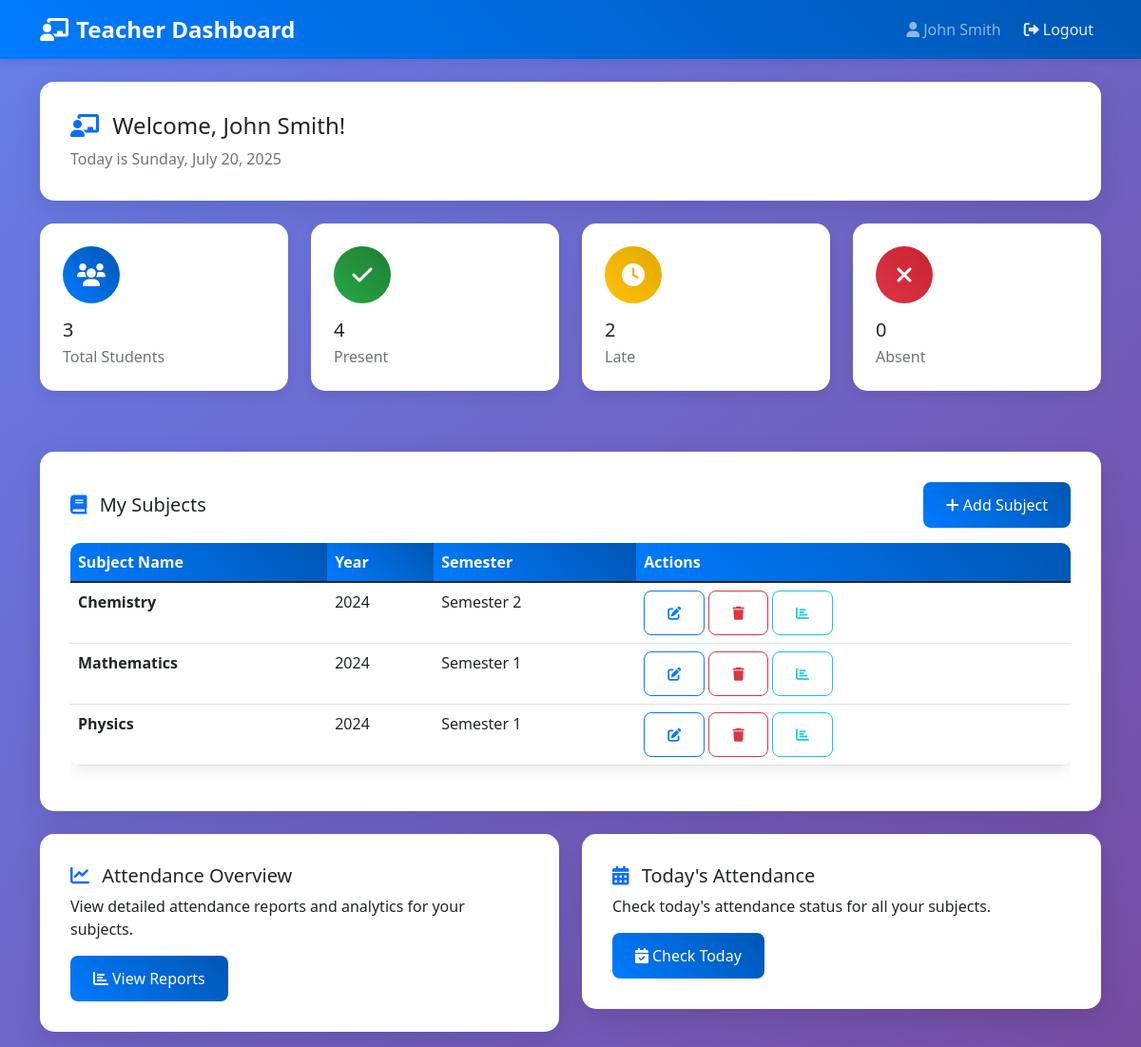
The page /teacher/dashboard.php (signed in) on the database its author committed.
### tables this page shows
CREATE TABLE IF NOT EXISTS `subjects` (
    `id` INT(11) NOT NULL AUTO_INCREMENT,
    `subject_name` VARCHAR(100) NOT NULL,
    `teacher_id` INT(11) NULL,
    `year` INT(4) NOT NULL,
    `semester` INT(1) NOT NULL,
    `created_at` TIMESTAMP DEFAULT CURRENT_TIMESTAMP,
    PRIMARY KEY (`id`),
    FOREIGN KEY (`teacher_id`) REFERENCES `users`(`id`) ON DELETE CASCADE
);

### teacher/dashboard.php (the view, shortened to what this page needs)
<?php
require_once '../php/config.php';
$user_id = $_SESSION['user_id'];
$subjects_sql = "SELECT * FROM subjects WHERE teacher_id = ? ORDER BY year DESC, semester DESC, subject_name";
$subjects_stmt = $conn->prepare($subjects_sql);
$subjects_stmt->bind_param("i", $user_id);
$subjects_stmt->execute();
$subjects_result = $subjects_stmt->get_result();
$stats_sql = "SELECT
                COUNT(DISTINCT a.student_id) as total_students,
                COUNT(a.id) as total_attendance,
                SUM(CASE WHEN a.status = 'present' THEN 1 ELSE 0 END) as present_count,
                SUM(CASE WHEN a.status = 'absent' THEN 1 ELSE 0 END) as absent_count,
                SUM(CASE WHEN a.status = 'late' THEN 1 ELSE 0 END) as late_count
              FROM attendance a
              JOIN subjects s ON a.subject_id = s.id
              WHERE s.teacher_id = ?";
$stats_stmt = $conn->prepare($stats_sql);
$stats_stmt->bind_param("i", $user_id);
$stats_stmt->execute();
$stats_result = $stats_stmt->get_result();
$stats = $stats_result->fetch_assoc();
$total_students = $stats['total_students'] ?: 0;
$present_count = $stats['present_count'] ?: 0;
$absent_count = $stats['absent_count'] ?: 0;
$late_count = $stats['late_count'] ?: 0;
?>
<!DOCTYPE html>
<html lang="en">
<head>
    <link href="https://cdn.jsdelivr.net/npm/bootstrap@5.1.3/dist/css/bootstrap.min.css" rel="stylesheet">
    <link href="https://cdnjs.cloudflare.com/ajax/libs/font-awesome/6.0.0/css/all.min.css" rel="stylesheet">
    <link href="../css/style.css" rel="stylesheet">
</head>
<body>
    <nav class="navbar navbar-expand-lg navbar-dark">
        <div class="container">
            <a class="navbar-brand" href="#">
                <i class="fas fa-chalkboard-teacher me-2"></i>Teacher Dashboard
            </a>
            <div class="navbar-nav ms-auto">
                <span class="navbar-text me-3">
                    <i class="fas fa-user me-1"></i><?php echo $_SESSION['full_name']; ?>
                </span>
                <a class="nav-link" href="../logout.php">
                    <i class="fas fa-sign-out-alt me-1"></i>Logout
                </a>
            </div>
        </div>
    </nav>
    <div class="container mt-4">
        <div class="row mb-4">
            <div class="col-12">
                <div class="card">
                    <div class="card-body">
                        <h4 class="card-title">
                            <i class="fas fa-chalkboard-teacher me-2 text-primary"></i>
                            Welcome, <?php echo $_SESSION['full_name']; ?>!
                        </h4>
                        <p class="card-text text-muted">Today is <?php echo date('l, F j, Y'); ?></p>
                    </div>
                </div>
            </div>
        </div>
        <div class="row mb-4">
            <div class="col-md-3 mb-3">
                <div class="dashboard-card">
                    <div class="dashboard-icon primary">
                        <i class="fas fa-users"></i>
                    </div>
                    <h5 class="mb-1"><?php echo $total_students; ?></h5>
                    <p class="text-muted mb-0">Total Students</p>
                </div>
            </div>
            <div class="col-md-3 mb-3">
                <div class="dashboard-card">
                    <div class="dashboard-icon success">
                        <i class="fas fa-check"></i>
                    </div>
                    <h5 class="mb-1"><?php echo $present_count; ?></h5>
                    <p class="text-muted mb-0">Present</p>
                </div>
            </div>
            <div class="col-md-3 mb-3">
                <div class="dashboard-card">
                    <div class="dashboard-icon warning">
                        <i class="fas fa-clock"></i>
                    </div>
                    <h5 class="mb-1"><?php echo $late_count; ?></h5>
                    <p class="text-muted mb-0">Late</p>
                </div>
            </div>
            <div class="col-md-3 mb-3">
                <div class="dashboard-card">
                    <div class="dashboard-icon danger">
                        <i class="fas fa-times"></i>
                    </div>
                    <h5 class="mb-1"><?php echo $absent_count; ?></h5>
                    <p class="text-muted mb-0">Absent</p>
                </div>
            </div>
        </div>
        <div class="row mb-4">
            <div class="col-12">
                <div class="card">
                    <div class="card-body">
                        <div class="d-flex justify-content-between align-items-center mb-3">
                            <h5 class="card-title mb-0">
                                <i class="fas fa-book me-2 text-primary"></i>
                                My Subjects
                            </h5>
                            <button class="btn btn-primary" data-bs-toggle="modal" data-bs-target="#addSubjectModal">
                                <i class="fas fa-plus me-1"></i>Add Subject
                            </button>
                        </div>
                        <?php if ($subjects_result->num_rows > 0): ?>
                            <div class="table-responsive">
                                <table class="table table-hover">
                                    <thead>
                                        <tr>
                                            <th>Subject Name</th>
                                            <th>Year</th>
                                            <th>Semester</th>
                                            <th>Actions</th>
                                        </tr>
                                    </thead>
                                    <tbody>
                                        <?php while ($subject = $subjects_result->fetch_assoc()): ?>
                                            <tr>
                                                <td><strong><?php echo htmlspecialchars($subject['subject_name']); ?></strong></td>
                                                <td><?php echo $subject['year']; ?></td>
                                                <td>Semester <?php echo $subject['semester']; ?></td>
                                                <td>
                                                    <button class="btn btn-sm btn-outline-primary edit-subject"
                                                            data-subject-id="<?php echo $subject['id']; ?>"
                                                            data-subject-name="<?php echo htmlspecialchars($subject['subject_name']); ?>"
                                                            data-year="<?php echo $subject['year']; ?>"
                                                            data-semester="<?php echo $subject['semester']; ?>">
                                                        <i class="fas fa-edit"></i>
                                                    </button>
                                                    <button class="btn btn-sm btn-outline-danger delete-subject"
                                                            data-subject-id="<?php echo $subject['id']; ?>"
                                                            data-subject-name="<?php echo htmlspecialchars($subject['subject_name']); ?>">
                                                        <i class="fas fa-trash"></i>
                                                    </button>
                                                    <a href="attendance_report.php?subject_id=<?php echo $subject['id']; ?>"
                                                       class="btn btn-sm btn-outline-info">
                                                        <i class="fas fa-chart-bar"></i>
                                                    </a>
                                                </td>
                                            </tr>
                                        <?php endwhile; ?>
                                    </tbody>
                                </table>
                            </div>
                        <?php endif; ?>
                    </div>
                </div>
            </div>
        </div>
        <div class="row">
            <div class="col-md-6 mb-3">
                <div class="card">
                    <div class="card-body">
                        <h5 class="card-title">
                            <i class="fas fa-chart-line me-2 text-primary"></i>
                            Attendance Overview
                        </h5>
                        <p class="card-text">View detailed attendance reports and analytics for your subjects.</p>
                        <a href="attendance_overview.php" class="btn btn-primary">
                            <i class="fas fa-chart-bar me-1"></i>View Reports
                        </a>
                    </div>
                </div>
            </div>
            <div class="col-md-6 mb-3">
                <div class="card">
                    <div class="card-body">
                        <h5 class="card-title">
                            <i class="fas fa-calendar-alt me-2 text-primary"></i>
                            Today's Attendance
                        </h5>
                        <p class="card-text">Check today's attendance status for all your subjects.</p>
                        <a href="today_attendance.php" class="btn btn-primary">
                            <i class="fas fa-calendar-check me-1"></i>Check Today
                        </a>
                    </div>
                </div>
            </div>
        </div>
    </div>
</body>
</html>

### css/style.css (style rules this page uses)
:root { --primary-color: #007bff; --secondary-color: #6c757d; --success-color: #28a745; --danger-color: #dc3545; --warning-color: #ffc107; --info-color: #17a2b8; --light-color: #f8f9fa; --dark-color: #343a40; }
body { font-family: 'Segoe UI', Tahoma, Geneva, Verdana, sans-serif; background: linear-gradient(135deg, #667eea 0%, #764ba2 100%); min-height: 100vh; }
.card { border-radius: 15px; box-shadow: 0 10px 30px rgba(0, 0, 0, 0.1); border: none; }
.card-body { padding: 2rem; }
.btn { border-radius: 8px; font-weight: 500; padding: 0.75rem 1.5rem; transition: all 0.3s ease; }
.btn-primary { background: linear-gradient(45deg, #007bff, #0056b3); border: none; }
.btn-outline-primary { border-color: #007bff; color: #007bff; }
.dashboard-card { background: white; border-radius: 15px; padding: 1.5rem; margin-bottom: 1.5rem; box-shadow: 0 5px 15px rgba(0, 0, 0, 0.08); transition: transform 0.3s ease; }
.dashboard-icon { width: 60px; height: 60px; border-radius: 50%; display: flex; align-items: center; justify-content: center; font-size: 1.5rem; margin-bottom: 1rem; }
.dashboard-icon.primary { background: linear-gradient(45deg, #007bff, #0056b3); color: white; }
.dashboard-icon.success { background: linear-gradient(45deg, #28a745, #1e7e34); color: white; }
.dashboard-icon.warning { background: linear-gradient(45deg, #ffc107, #e0a800); color: white; }
.dashboard-icon.danger { background: linear-gradient(45deg, #dc3545, #c82333); color: white; }
.navbar { background: linear-gradient(45deg, #007bff, #0056b3); box-shadow: 0 2px 10px rgba(0, 0, 0, 0.1); }
.navbar-brand { font-weight: bold; font-size: 1.5rem; }
.nav-link { color: rgba(255, 255, 255, 0.9) !important; font-weight: 500; transition: all 0.3s ease; }
.table { border-radius: 10px; overflow: hidden; box-shadow: 0 5px 15px rgba(0, 0, 0, 0.08); }
.table thead th { background: linear-gradient(45deg, #007bff, #0056b3); color: white; border: none; font-weight: 600; }

### rows shown on the page
subjects: subject_name "Chemistry", year "2024", semester "2"
subjects: subject_name "Mathematics", year "2024", semester "1"
subjects: subject_name "Physics", year "2024", semester "1"

### other values the page prints
$_SESSION['full_name'] "John Smith"
$total_students "3"
$present_count "4"
$late_count "2"
$absent_count "0"
